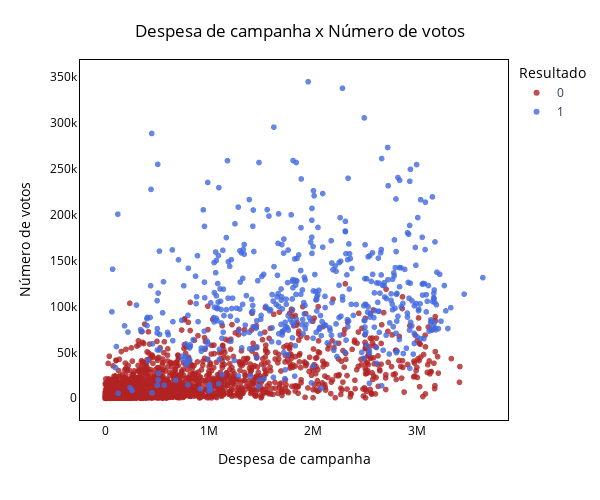

This figure's notebook cell:
### Code cell
# plot a scatterplot of number of votes vs campaign expenses

# standardize despesas_campanha
df['despesas_campanha_std'] = (df['despesas_campanha'] - df['despesas_campanha'].mean()) / df['despesas_campanha'].std()
df['resultado'] = df['resultado'].astype(str)

fig = px.scatter(df.query("votos < 400000"), 
                 x="despesas_campanha", 
                 y="votos", 
                 color="resultado",
                 opacity=0.8,
                 color_discrete_sequence=['firebrick', 'royalblue'],
                 labels = {'despesas_campanha': 'Despesa de campanha', 'votos': 'Número de votos', 'resultado': 'Resultado'})

fig.update_yaxes(linecolor = 'black', gridcolor = 'white', mirror = True, showticklabels = True)
fig.update_xaxes(linecolor = 'black', gridcolor = 'white', mirror = True, showticklabels = True)
fig.update_layout(width = 600, height = 500, plot_bgcolor = 'white', paper_bgcolor = 'white',
                  title = {'text': 'Despesa de campanha x Número de votos', 'x': 0.5, 'y': 0.95, 'xanchor': 'center', 'yanchor': 'top'})

# set title color to black
fig.update_layout(title_font_color="black")

# set labels color to black
fig.update_xaxes(tickfont_color="black")
fig.update_yaxes(tickfont_color="black")

# set legend title color to black
fig.update_layout(legend_title_font_color="black")

# set xlabel color to black
fig.update_xaxes(title_font_color="black")

# set ylabel color to black
fig.update_yaxes(title_font_color="black")

fig.show()

fig.write_image("images/despesas_campanha_x_votos.png")

### Figure 1 — Plotly figure (JSON) as saved in the notebook; plotly's stock layout.template omitted (floating-point values rounded to 4 significant figures; data arrays with more than 128 entries replaced by an {"elided": "..."} marker saying what was removed)
{"data": [{"hovertemplate": "Resultado=0<br>Despesa de campanha=%{x}<br>Número de votos=%{y}<extra></extra>", "legendgroup": "0", "marker": {"color": "firebrick", "opacity": 0.8, "symbol": "circle"}, "mode": "markers", "name": "0", "showlegend": true, "type": "scattergl", "x": {"elided": "9133 float values"}, "xaxis": "x", "y": {"elided": "9133 int values"}, "yaxis": "y"}, {"hovertemplate": "Resultado=1<br>Despesa de campanha=%{x}<br>Número de votos=%{y}<extra></extra>", "legendgroup": "1", "marker": {"color": "royalblue", "opacity": 0.8, "symbol": "circle"}, "mode": "markers", "name": "1", "showlegend": true, "type": "scattergl", "x": {"elided": "507 float values"}, "xaxis": "x", "y": {"elided": "507 int values"}, "yaxis": "y"}], "layout": {"height": 500, "legend": {"title": {"font": {"color": "black"}, "text": "Resultado"}, "tracegroupgap": 0}, "margin": {"t": 60}, "paper_bgcolor": "white", "plot_bgcolor": "white", "title": {"font": {"color": "black"}, "text": "Despesa de campanha x Número de votos", "x": 0.5, "xanchor": "center", "y": 0.95, "yanchor": "top"}, "width": 600, "xaxis": {"anchor": "y", "domain": [0, 1], "gridcolor": "white", "linecolor": "black", "mirror": true, "showticklabels": true, "tickfont": {"color": "black"}, "title": {"font": {"color": "black"}, "text": "Despesa de campanha"}}, "yaxis": {"anchor": "x", "domain": [0, 1], "gridcolor": "white", "linecolor": "black", "mirror": true, "showticklabels": true, "tickfont": {"color": "black"}, "title": {"font": {"color": "black"}, "text": "Número de votos"}}}}
